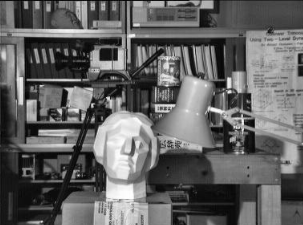
#> input picture image/statue.png, 303 x 225 px
$ jupyter execute --allow-errors '直方图均衡化.ipynb'
#> lines starting #> are read from the running program, lines starting #| are printed output that depends on the picture
[cell 1]
# -*- coding: utf-8 -*-
import cv2
import numpy as np

# ==============================
# 1) 读取灰度图
# ==============================
img = cv2.imread("../image/dark.jpg", cv2.IMREAD_GRAYSCALE)
#> (the rest of this cell did not finish here and is left out)

[cell 2]
import cv2
import numpy as np


# 自定一一个函数，用来统计和绘制直方图
def calcAndDrawHist(image_gray):
    """
    该函数接收一张灰度图，
    1. 使用 cv2.calcHist 计算 0~255 灰度值的统计数量
    2. 将统计结果绘制到一张 256×256 的图像上
    """
    # 需要注意的是：所有的参数都需要转化为列表的形式去传递
    # -------------------------------------------------------
    # cv2.calcHist(images, channels, mask, histSize, ranges)
    #
    # 参数说明：
    #   images   : 输入图像列表（必须是 list，比如 [image_gray]）
    #   channels : 计算哪个通道的直方图
    #              对灰度图 → [0]
    #              对 BGR 图 → [0] 蓝、[1] 绿、[2] 红
    #
    #   mask     : 掩膜（用于计算部分区域的直方图）
    #              - None：表示不使用掩膜，全图计算
    #              - mask：同图像大小的单通道二值图（0=忽略，255=计算）
    #
    #   histSize : 直方图分箱数（bins 个数）
    #              - [256] 表示灰度图 0～255 共有 256 个灰度值
    #
    #   ranges   : 像素值范围
    #              - [0,256] 表示直方图横坐标从 0 到 255
    #
    # 返回：
    #   hist : 256×1 的向量，每一项表示对应灰度值的像素数量
    #
    # 示例：
    #   hist[0] = 灰度值为 0（黑色）的像素个数
    #   hist[128] = 灰度值为 128 的像素个数
    #   hist[255] = 灰度值为 255（白色）的像素个数
    hist = cv2.calcHist(
        [image_gray],
        [0],
        None,
        [256],
        [0, 256],
    )
    # 为了下面的归一化操作，需要找到hist重的最大值
    minVal, maxVal, maxLoc, minLoc = cv2.minMaxLoc(hist)
    # 创建一个256*256大小的模板图
    histImg = np.zeros((256, 256, 3), dtype=np.uint8)
    for h in range(256):
        # 在循环中，对每一次数据做归一化处理，防止超出模板图的范围
        # hist[h] / maxVal:缩放到0~1之间 所以intensity不会超过256
        intensity = int(256 * hist[h] / maxVal)
        cv2.line(
            histImg,
            (h, 256),
            (h, 256 - intensity),
            (255, 0, 0),
        )

    return histImg


# 1) 读取图像 —— cv2.imread()
image_np = cv2.imread("../image/statue.png")
#> image_np is the input picture: shape (225, 303, 3); min 2, max 255, mean 98.6

# 2) 转灰度 —— cv2.cvtColor()
image_gray = cv2.cvtColor(image_np, cv2.COLOR_BGR2GRAY)

# 3) 绘制直方图
hist_img = calcAndDrawHist(image_gray)
#> in calcAndDrawHist, `hist = cv2.calcHist( [image_gray], [0], None, [256], [0, 256], )`: hist = 256 values, max 688 at index 22, min 0 at index 0, mean 266.3
#> in calcAndDrawHist, `minVal, maxVal, maxLoc, minLoc = cv2.minMaxLoc(hist)`: minVal = 0; maxVal = 688; maxLoc = (0, 0); minLoc = (0, 22)
#> the loop in calcAndDrawHist, `for h in range(256):` made 256 passes
#> intensity on passes 1 to 3: 0, 0, 0
#> after the loop in calcAndDrawHist, `for h in range(256):`:
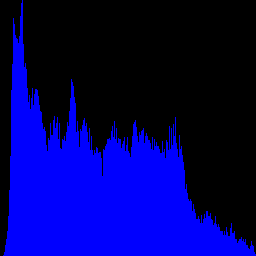
#> histImg: shape (256, 256, 3); mean of channels 0, 1, 2 98.2, 0, 0; drawn as B, G, R

# # 4) 标准直方图均衡化
# image_equalizeHist = cv2.equalizeHist(image_gray)
# # 5) 再次绘制直方图
# hist_equalizeHist = calcAndDrawHist(image_equalizeHist)
# 4) 对比度受限的直方图均衡化
clahe = cv2.createCLAHE(2, (8, 8))
image_clahe = clahe.apply(image_gray)
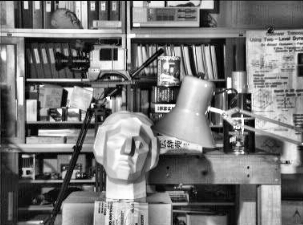
#> image_clahe: shape (225, 303); min 1, max 255, mean 118.5
# 5) 再次绘制直方图
hist_clahe = calcAndDrawHist(image_clahe)
#> in calcAndDrawHist (call 2), `hist = cv2.calcHist( [image_gray], [0], None, [256], [0, 256], )`: hist = 256 values, max 391 at index 37, min 0 at index 0, mean 266.3
#> in calcAndDrawHist (call 2), `minVal, maxVal, maxLoc, minLoc = cv2.minMaxLoc(hist)`: maxVal = 391; minLoc = (0, 37)
#> the loop in calcAndDrawHist (call 2), `for h in range(256):` made 256 passes
#> intensity on passes 1 to 3: 0, 10, 34
#> after the loop in calcAndDrawHist (call 2), `for h in range(256):`:
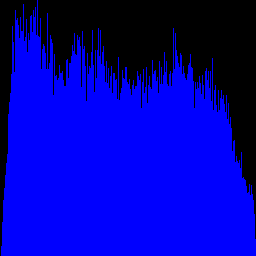
#> histImg: shape (256, 256, 3); mean of channels 0, 1, 2 173.2, 0, 0; drawn as B, G, R
# cv2.imshow("hist_img", hist_img)
# #cv2.imshow("hist_equalizeHist", hist_equalizeHist)
# cv2.imshow("hist_clahe", hist_clahe)
# cv2.waitKey(0)

[cell 3]
import cv2
import numpy as np


# ======================================================================
# ⭐ 自定义直方图计算与绘制函数 —— calcAndDrawHist(image_gray)
# ======================================================================
def calcAndDrawHist(image_gray):
    """
    功能：
        计算灰度图的归一化直方图，并生成一张 256×256 的可视化直方图图像。

    直方图核心概念：
        灰度图只有 0~255 共 256 个强度，因此一般使用 256 个 bins 统计频率。
        hist[i] 表示灰度值为 i 的像素数量。

    可视化方式：
        在一个 256×256 的黑色画布上：
        第 i 列画一条高度 proportional to hist[i] 的蓝色竖线。
    """

    # ==================================================================
    # 1) 直方图计算 —— cv2.calcHist()
    # ==================================================================
    # cv2.calcHist(images, channels, mask, histSize, ranges)
    #
    # 参数说明：
    #   images  : 图像列表，元素必须是 numpy.ndarray
    #             → 必须写成 [image_gray] 而不是 image_gray
    #
    #   channels: 指定计算哪个通道的直方图（灰度图有 1 个通道）
    #             → 灰度图： [0]
    #             → BGR图： [0]=蓝, [1]=绿, [2]=红
    #
    #   mask    : 掩膜（可选）
    #             → None：对整张图像计算直方图
    #             → mask：0=忽略，255=参与计算
    #
    #   histSize: 直方图分箱数（bins）
    #             → [256]：统计灰度值 0~255 共 256 个桶
    #
    #   ranges  : 像素强度范围
    #             → [0, 256] 表示统计 [0, 255]
    #
    # 返回值：
    #   hist : shape=(256,1) 的浮点数组
    #          hist[i] = 灰度值为 i 的像素数量
    #
    hist = cv2.calcHist(
        images=[image_gray],
        channels=[0],
        mask=None,
        histSize=[256],
        ranges=[0, 256],
    )
#> hist = 256 values, max 688 at index 22, min 0 at index 0, mean 266.3


    # ==================================================================
    # 2) 获取直方图的最大值用于归一化 —— cv2.minMaxLoc()
    # ==================================================================
    # cv2.minMaxLoc(src)
    #
    # 参数：
    #   src：必须为单通道图像（直方图也是单通道）
    #
    # 返回值：
    #   minVal : 直方图最小频率
    #   maxVal : 直方图最大频率（归一化基准）
    #   minLoc : 最小值坐标（unused）
    #   maxLoc : 最大值坐标（unused）
    #
    # 知识点：
    #   为什么需要 maxVal？
    #     → 直方图高度可能很大，例如某灰度值像素非常多
    #     → 为了绘制到 256 像素高的画布上，需要 scale = h / max
    #
    minVal, maxVal, minLoc, maxLoc = cv2.minMaxLoc(hist)
#> minVal = 0; maxVal = 688; minLoc = (0, 0); maxLoc = (0, 22)


    # ==================================================================
    # 3) 创建用于绘图的画布 —— numpy.zeros()
    # ==================================================================
    # 创建一张 256 × 256 的 RGB 黑色图像，用于绘制直方图
    histImg = np.zeros((256, 256, 3), dtype=np.uint8)


    # ==================================================================
    # 4) 绘制直方图 —— cv2.line()
    # ==================================================================
    # cv2.line(img, pt1, pt2, color, thickness)
    #
    # 参数：
    #   img      : 要在其上绘制的图像
    #   pt1      : 起点坐标 (x1, y1)
    #   pt2      : 终点坐标 (x2, y2)
    #   color    : RGB 颜色，如 (255,0,0)=蓝色
    #   thickness: 线宽（默认=1）
    #
    # 绘制说明：
    #   第 h 列代表灰度值 h
    #   高度 = intensity = hist[h] / maxVal * 256
    #
    for h in range(256):

        # ---------------------------
        # 强制归一化：映射到 0～256 范围
        # ---------------------------
        intensity = int(256 * hist[h] / maxVal)

        cv2.line(
            histImg,
            (h, 256),                 # 从底部开始
            (h, 256 - intensity),     # 向上画一条线
            (255, 0, 0),              # 蓝色
            thickness=1,
        )
#> this loop made 256 passes

    return histImg


# ======================================================================
# ⭐ 1) 读取图像 —— cv2.imread()
# ======================================================================
image_np = cv2.imread("../image/statue.png")


# ======================================================================
# ⭐ 2) 灰度图 —— cv2.cvtColor()
# ======================================================================
image_gray = cv2.cvtColor(image_np, cv2.COLOR_BGR2GRAY)


# ======================================================================
# ⭐ 3) 绘制灰度直方图
# ======================================================================
hist_img = calcAndDrawHist(image_gray)


# ======================================================================
# ⭐ 4) 对比度受限的自适应直方图均衡化 —— CLAHE
# ======================================================================
# cv2.createCLAHE(clipLimit, tileGridSize)
#
# 参数：
#   clipLimit    ：对比度限制阈值
#                   数值越大，对比度越强，但噪声也可能被放大
#   tileGridSize ：分块大小，如 (8,8) → 将图像分块并分别均衡化
#
# 知识点：
#   CLAHE 比 equalizeHist 更先进：
#   ✔ 防止过度增强
#   ✔ 不会让小区域亮度爆炸
#   ✔ 更适用于医学图像、光照不均匀图像
clahe = cv2.createCLAHE(
    clipLimit=2.0,      # 对比度限制阈值
    tileGridSize=(8, 8) # 将图像分 8×8 的小块
)

# clahe.apply(gray)
# 参数：灰度图（单通道）
# 返回：增强后的灰度图
image_clahe = clahe.apply(image_gray)


# ======================================================================
# ⭐ 5) 绘制 CLAHE 后的直方图
# ======================================================================
hist_clahe = calcAndDrawHist(image_clahe)
#> in calcAndDrawHist (call 2), `hist = cv2.calcHist( images=[image_gray], channels=[0], mask=None, his..`: hist = 256 values, max 391 at index 37, min 0 at index 0, mean 266.3
#> in calcAndDrawHist (call 2), `minVal, maxVal, minLoc, maxLoc = cv2.minMaxLoc(hist)`: maxVal = 391; maxLoc = (0, 37)


# ======================================================================
# ⭐ 6) 显示结果 —— cv2.imshow()
# ======================================================================
cv2.imshow("Original Histogram", hist_img)
cv2.imshow("CLAHE Histogram", hist_clahe)
cv2.waitKey(0)
cv2.destroyAllWindows()
